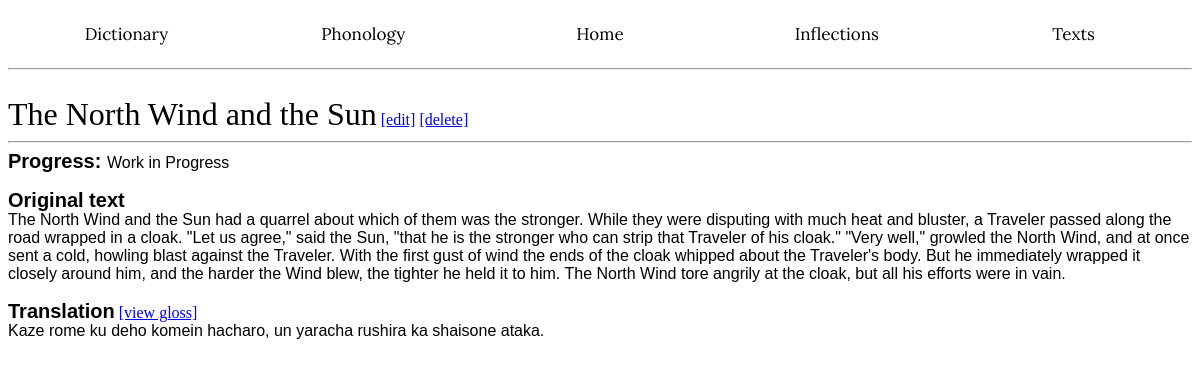
Before: /texts/3/ with the older database file.
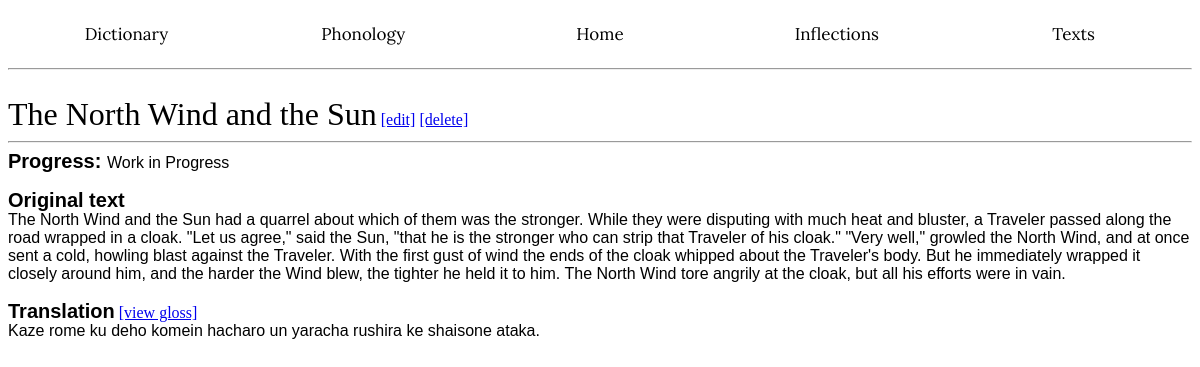
After: the same page with the newer database file.
### app/models.py (models this page shows, shortened)
class Texts(db.Model):
    __tablename__ = 'Texts'
    id: so.Mapped[int] = so.mapped_column(primary_key=True)
    title: so.Mapped[str] = so.mapped_column(index=True)
    status: so.Mapped[str] = so.mapped_column(index=True)
    content: so.Mapped[str] = so.mapped_column()
    translation: so.Mapped[str] = so.mapped_column(nullable=True)

### app/routes.py (the view)
@app.route('/texts/<id>/', methods=['GET', 'POST'])
def readtext(id):
    match = Texts.query.filter(Texts.id == id).first()
    print(match.translation)
    return render_template('readtext.html', match=match)

### app/templates/readtext.html (shortened to what this page needs)
<!DOCTYPE html>
<html lang="en">
<head>
</head>
    <body>
        {% extends "base.html" %}
        {% block content %}<br>
        <wordh1>{{ match.title }}</wordh1>
        <a href="{{ url_for('modifytext', id=match.id) }}">[edit]</a>
        <a href="{{ url_for('deletetext', id=match.id) }}">[delete]</a><hr>
        <wordh2>Progress: </wordh2><wordp>{{ match.status }}</wordp><br><br>
        <wordh2>Original text</wordh2><br><wordp>{{ match.content }}</wordp><br><br>
        <wordh2>Translation</wordh2>
        {% if match.translation %}
            <a href="{{ url_for('viewgloss', id=match.id) }}">[view gloss]</a>
        {% endif %}
        <br><wordp>{{ match.translation }}</wordp><br><br>
        {% endblock %}

### app/templates/base.html (shortened to what this page needs)
<!DOCTYPE html>
<html lang="en">
<head>
    <link rel="stylesheet" href='/static/style.css' />
</head>
<body>
 <div class="navbar">
        <a href="{{ url_for('dictionary') }}">Dictionary</a>
        <a href="{{ url_for('phonology') }}">Phonology</a>
        <a href="{{ url_for('index') }}">Home</a>
        <a href="{{ url_for('inflections') }}">Inflections</a>
        <a href="{{ url_for('texts') }}">Texts</a>
</div>
<hr>
{% block content %}{% endblock %}
</body>
</html>

### app/static/style.css (style rules this page uses)
.navbar { width: 100%; background-color: white; overflow: auto; }
.navbar a { float: left; color: black; font-family: "Lora"; text-decoration: none; font-size: 17px; width: 20%; text-align: center; padding-top: 15px; padding-bottom: 15px; }
wordh1 { font-family: "Georgia", serif; color: black; font-size: 32px; }
wordh2 { font-family: "Arial", sans-serif; color: black; font-weight: bold; line-height: 20px; font-size: 20px; }
wordp { font-family: "Arial", sans-serif; color: black; font-size: 16px; }

Changed rows visible on the page:
changed Texts "The North Wind and the Sun": translation "Kaze rome ku deho komein hacharo, un yaracha rushira ka shaisone ataka." → "Kaze rome ku deho komein hacharo un yaracha rushira ke shaisone ataka."
